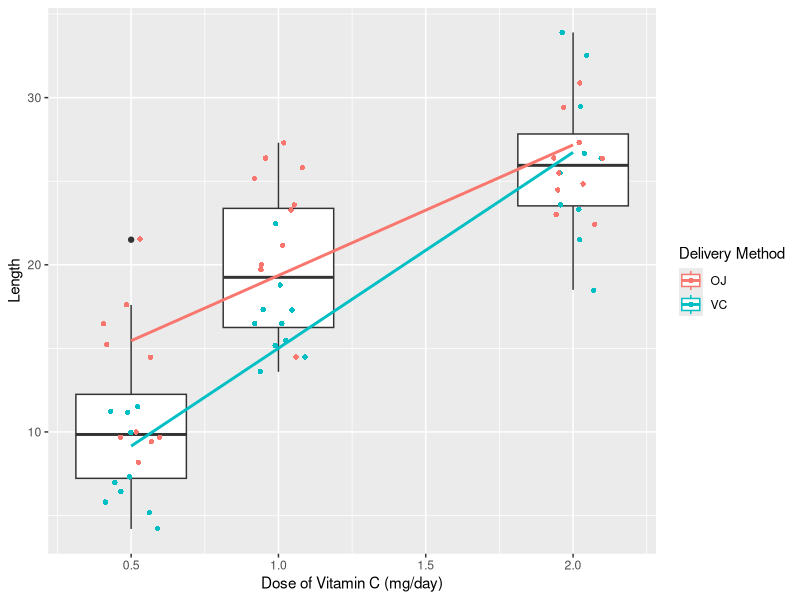
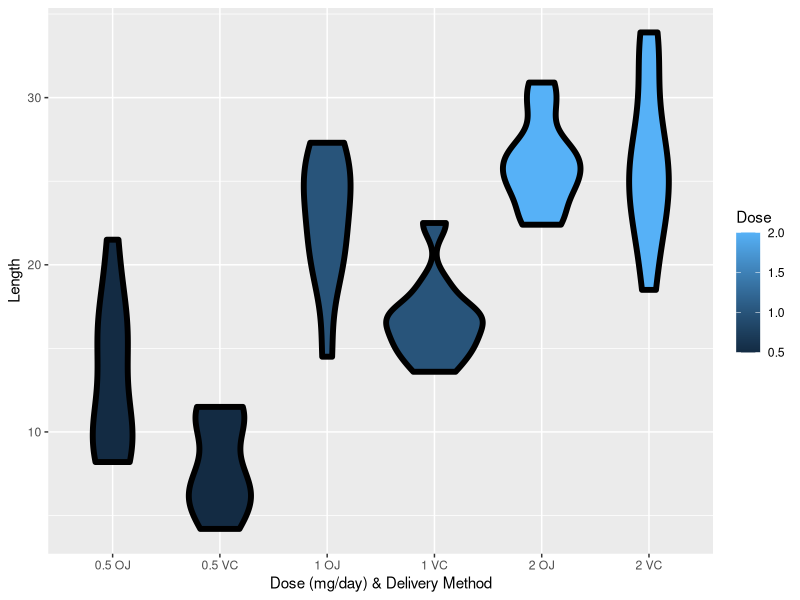

Here is the R script that generated these plots, in order: (Note: this script raises an error after producing the figures.)
## ---- chunk 1
library(knitr)
opts_chunk$set(fig.width=6, fig.height=3.5, fig.pos = "H", echo=FALSE, eval=TRUE)
## ---- chunk 2
library(ggplot2)
library(kableExtra)

## ---- chunk 3
#-------------------------------------------------------------------------------------
# Load ToothGrowth data and copy to 'tg' dataframe for ease of reference
data(ToothGrowth)
tg<-ToothGrowth

# Add a factor combos of dose and supp for violin plot
tg$group <- as.factor(paste(tg$dose,tg$supp))   

# Build and render a table of basic stats for the dataset
stats<-aggregate(tg$len,by=list(tg$dose,tg$supp),FUN=mean)
colnames(stats)<-c("dose","supp","mean")
stats<-cbind(stats,min=aggregate(tg$len,by=list(tg$dose,tg$supp),FUN=min)$x)
stats<-cbind(stats,max=aggregate(tg$len,by=list(tg$dose,tg$supp),FUN=max)$x)
stats<-cbind(stats,sd=aggregate(tg$len,by=list(tg$dose,tg$supp),FUN=sd)$x)
stats<-cbind(stats,var=stats$sd^2)
stats %>% kable(col.names=c("Dose","Supp","Mean","Min","Max","SD","Var"),
                  align=c("c","c",rep("r",5)),digits=c(2,2,2,2,2,5,5)) %>%
        kable_styling(latex_options = "hold_position")

## ---- chunk 4
#-------------------------------------------------------------------------------------
# Box plot by dose with linear regression line
g <- ggplot(data=tg,aes(x=dose,y=len,color=supp))
g <- g + geom_boxplot(aes(group=dose)) 
g <- g + geom_jitter(shape=16, position=position_jitter(0.1))
g <- g + geom_smooth(method="lm",se=FALSE)
g <- g + labs(x="Dose of Vitamin C (mg/day)",y="Length",color="Delivery Method")
print(g)

## ---- chunk 5
#-------------------------------------------------------------------------------------
# Violin plot by dose and delivery method
g <- ggplot(tg,aes(x=group,y=len,fill=dose))
g <- g+geom_violin(col="black",size=2)
g <- g + labs(x="Dose (mg/day) & Delivery Method",y="Length",fill="Dose")
print(g)

## ---- chunk 6
#-------------------------------------------------------------------------------------
# T-tests for different dosages
test_results<-data.frame(NULL)
dose1<-subset(tg,dose %in% c(0.5,1))            # Subset to test doses 0.5 and 1.0
dose2<-subset(tg,dose %in% c(1,2))              # Subset to test doses 1.0 and 2.0

#Perform t-tests of length by dose and gather results
test1<-t.test(len~dose,paired=FALSE,var.equal=TRUE,data=dose1)
test2<-t.test(len~dose,paired=FALSE,var.equal=TRUE,data=dose2)
c_lo<-c(test1$conf.int[1],test2$conf.int[1])
c_hi<-c(test1$conf.int[2],test2$conf.int[2])
pval<-c(test1$p.value,test2$p.value)
tval<-c(test1$statistic,test2$statistic)
dval<-c(test1$parameter,test2$parameter)
testtype<-c("Dose 0.5 vs 1.0 mg/day",
            "Dose 1.0 vs 2.0 mg/day")

#Build a dataframe with the test statistics (p-values in % for display) and render it
pval<-pval*100
results<-data.frame(testtype,tval,dval,c_lo,c_hi,pval,stringsAsFactors = FALSE)
results %>% kable(col.names=c("T-Test","T-Statistic","DoF",
                              "Conf Int Low","Conf Int High","P-Value %"),
                  align=c("l",rep("r",5)),digits=c(2,3,0,2,2,5),booktabs=T,
                  caption="Results of T-Tests Between Doses") %>%
                kable_styling(latex_options = "hold_position")

## ---- chunk 7
#-------------------------------------------------------------------------------------
# T-tests for different delivery methods
test_results<-data.frame(NULL)
dose1<-subset(tg,dose == 0.5)           # Subset to OJ & VC, at dose 0.5
dose2<-subset(tg,dose == 1)             # Subset to OJ & VC, at dose 1.0
dose3<-subset(tg,dose == 2)             # Subset to OJ & VC, at dose 2.0

#Perform t-tests of length by delivery method and gather results
test1<-t.test(len~supp,paired=FALSE,var.equal=TRUE,data=dose1)
test2<-t.test(len~supp,paired=FALSE,var.equal=TRUE,data=dose2)
test3<-t.test(len~supp,paired=FALSE,var.equal=TRUE,data=dose3)
c_lo<-c(test1$conf.int[1],test2$conf.int[1],test3$conf.int[1])
c_hi<-c(test1$conf.int[2],test2$conf.int[2],test3$conf.int[2])
pval<-c(test1$p.value,test2$p.value,test3$p.value)
tval<-c(test1$statistic,test2$statistic,test3$statistic)
dval<-c(test1$parameter,test2$parameter,test3$parameter)
testtype<-c("Delivery OJ vs VC @ 0.5 mg/day",
            "Delivery OJ vs VC @ 1.0 mg/day",
            "Delivery OJ vs VC @ 2.0 mg/day")

#Build a dataframe with the test statistics (p-values in % for display) and render it
pval<-pval*100
results<-data.frame(testtype,tval,dval,c_lo,c_hi,pval,stringsAsFactors = FALSE)
results %>% kable(col.names=c("T-Test","T-Statistic","DoF","Conf Int Low",
                              "Conf Int High","P-Value %"),
                  align=c("l",rep("r",5)),digits=c(2,3,0,2,2,5),booktabs=T,
                  caption="Results of T-Tests Between Delivery Methods") %>% 
                kable_styling(latex_options = "hold_position")
